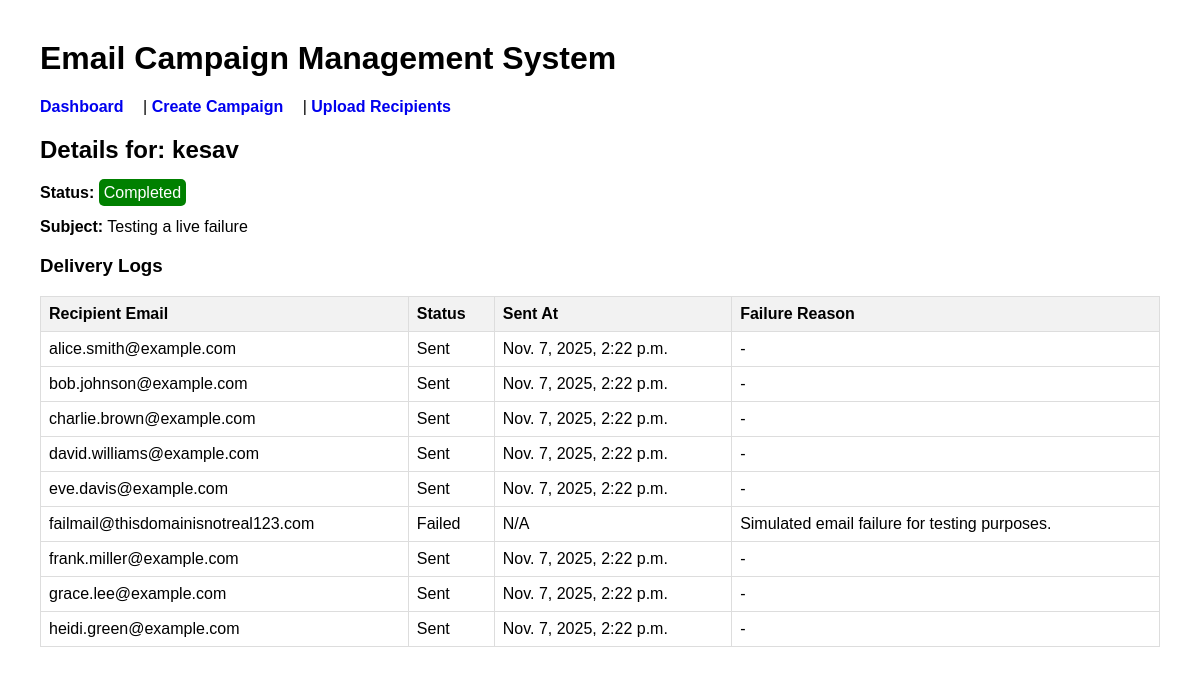
Page /campaign/12/ on the committed database.
### campaigns/models.py (models this page shows, shortened)
class Campaign(models.Model):
    class CampaignStatus(models.TextChoices):
        DRAFT = 'DRAFT', 'Draft'
        SCHEDULED = 'SCHEDULED', 'Scheduled'
        IN_PROGRESS = 'IN_PROGRESS', 'In Progress'
        COMPLETED = 'COMPLETED', 'Completed'
        FAILED = 'FAILED', 'Failed'
    name = models.CharField(max_length=255)
    subject = models.CharField(max_length=255)
    content = models.TextField() # Can be plain text or HTML
    scheduled_time = models.DateTimeField()
    status = models.CharField(
        max_length=20,
        choices=CampaignStatus.choices,
        default=CampaignStatus.DRAFT
    )
    created_at = models.DateTimeField(auto_now_add=True)
    updated_at = models.DateTimeField(auto_now=True)

class DeliveryLog(models.Model):
    class DeliveryStatus(models.TextChoices):
        PENDING = 'PENDING', 'Pending'
        SENT = 'SENT', 'Sent'
        FAILED = 'FAILED', 'Failed'
    campaign = models.ForeignKey(Campaign, related_name='logs', on_delete=models.CASCADE)
    recipient = models.ForeignKey(Recipient, on_delete=models.CASCADE)
    status = models.CharField(
        max_length=20,
        choices=DeliveryStatus.choices,
        default=DeliveryStatus.PENDING
    )
    sent_at = models.DateTimeField(null=True, blank=True)
    failure_reason = models.TextField(blank=True, null=True)
    class Meta:
        unique_together = ('campaign', 'recipient') # One log per recipient per campaign

class Recipient(models.Model):
    class SubscriptionStatus(models.TextChoices):
        SUBSCRIBED = 'SUBSCRIBED', 'Subscribed'
        UNSUBSCRIBED = 'UNSUBSCRIBED', 'Unsubscribed'
    name = models.CharField(max_length=255)
    email = models.EmailField(unique=True)
    status = models.CharField(
        max_length=20,
        choices=SubscriptionStatus.choices,
        default=SubscriptionStatus.SUBSCRIBED
    )
    created_at = models.DateTimeField(auto_now_add=True)

### campaigns/views.py (the view)
# urls.py: path('campaign/<int:pk>/', views.campaign_detail, name='campaign_detail'),
def campaign_detail(request, pk):
    campaign = get_object_or_404(Campaign, pk=pk)
    logs = campaign.logs.all().order_by('recipient__email')
    return render(request, 'campaigns/campaign_detail.html', {'campaign': campaign, 'logs': logs})

### campaigns/templates/campaigns/campaign_detail.html
{% extends 'campaigns/base.html' %}
{% block content %}
    <h2>Details for: {{ campaign.name }}</h2>
    <p><strong>Status:</strong> <span class="status status-{{ campaign.status }}">{{ campaign.get_status_display }}</span></p>
    <p><strong>Subject:</strong> {{ campaign.subject }}</p>
    <h3>Delivery Logs</h3>
    <table>
        <thead>
            <tr>
                <th>Recipient Email</th>
                <th>Status</th>
                <th>Sent At</th>
                <th>Failure Reason</th>
            </tr>
        </thead>
        <tbody>
            {% for log in logs %}
            <tr>
                <td>{{ log.recipient.email }}</td>
                <td>{{ log.get_status_display }}</td>
                <td>{{ log.sent_at|default:"N/A" }}</td>
                <td>{{ log.failure_reason|default:"-" }}</td>
            </tr>
            {% endfor %}
        </tbody>
    </table>
{% endblock %}

### campaigns/templates/campaigns/base.html (style rules this page uses)
body { font-family: Arial, sans-serif; margin: 40px; }
table { width: 100%; border-collapse: collapse; }
th, td { border: 1px solid #ddd; padding: 8px; text-align: left; }
th { background-color: #f2f2f2; }
.status { padding: 5px; border-radius: 5px; color: white; }
.status-COMPLETED { background-color: green; }

### rows in the picture
Campaign: name "kesav", status "Completed", subject "Testing a live failure"
DeliveryLog: recipient.email "alice.smith@example.com", status "Sent", sent_at "Nov. 7, 2025, 2:22 p.m.", failure_reason "-"
DeliveryLog: recipient.email "bob.johnson@example.com", status "Sent", sent_at "Nov. 7, 2025, 2:22 p.m.", failure_reason "-"
DeliveryLog: recipient.email "charlie.brown@example.com", status "Sent", sent_at "Nov. 7, 2025, 2:22 p.m.", failure_reason "-"
DeliveryLog: recipient.email "david.williams@example.com", status "Sent", sent_at "Nov. 7, 2025, 2:22 p.m.", failure_reason "-"
DeliveryLog: recipient.email "eve.davis@example.com", status "Sent", sent_at "Nov. 7, 2025, 2:22 p.m.", failure_reason "-"
DeliveryLog: recipient.email "failmail@thisdomainisnotreal123.com", status "Failed", sent_at "N/A", failure_reason "Simulated email failure for testing purposes."
DeliveryLog: recipient.email "frank.miller@example.com", status "Sent", sent_at "Nov. 7, 2025, 2:22 p.m.", failure_reason "-"
DeliveryLog: recipient.email "grace.lee@example.com", status "Sent", sent_at "Nov. 7, 2025, 2:22 p.m.", failure_reason "-"
DeliveryLog: recipient.email "heidi.green@example.com", status "Sent", sent_at "Nov. 7, 2025, 2:22 p.m.", failure_reason "-"
